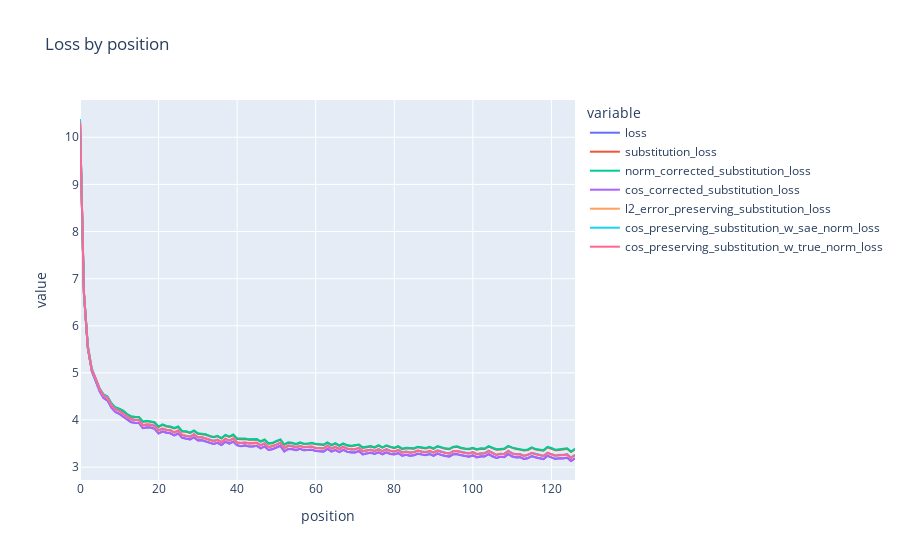

Notebook source saved alongside this figure:
### Code cell
loss_by_pos = rdf.groupby('position')[[c for c in rdf.columns if 'loss' in c and 'zero' not in c and 'mean' not in c]].mean()
px.line(loss_by_pos, title="Loss by position").show()
